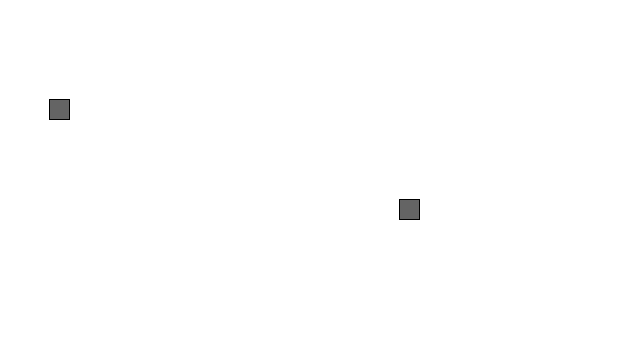
Frame 1 (no input)
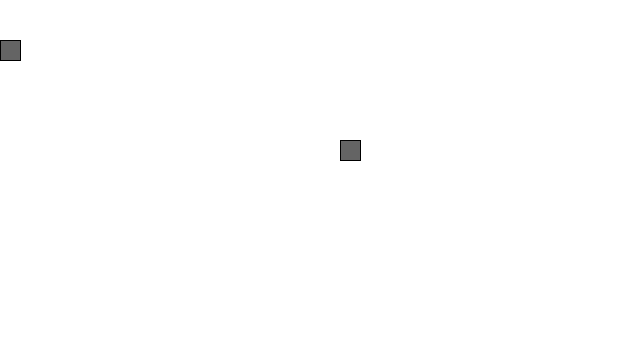
Frame 60 (the mouse pressed at the canvas centre just before this capture)
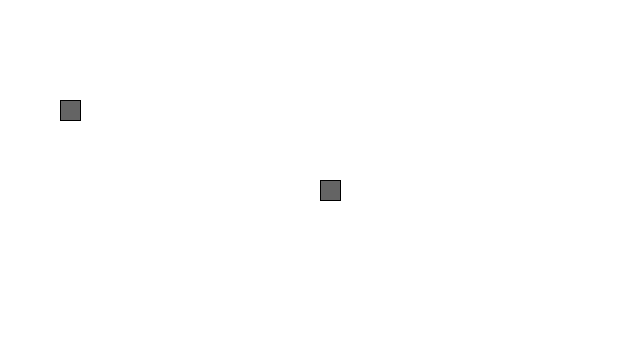
Frame 120 (the mouse held since frame 60 and released just before this capture)

The Processing sketch that drew these frames (run headless with seeded random() and noise(); from frame 60 on, the mouse is pressed at the canvas centre):

// Processing sketch: quiz5_b
// ── quiz5_b.pde
// Nicholas Miller

// TODO: create two objects of the OneClass class
OneClass obj1 = new OneClass(20, 50, 20, 100);
OneClass obj2 = new OneClass(20, 400, 20, 200);

void setup()
{
  size(640, 360);
  fill(100);
 }
 
void draw()
{
  background(255);
  // TODO: display two moving objects 
   
   obj1.move();
   obj1.display();
   obj2.move();
   obj2.display();
}
 
class OneClass 
{
  float w; // rect width
  float xpos; // rect xposition
  float h; // rect height
  float ypos ; // rect yposition
 
  OneClass(float iw, float ixp, float ih, float iyp) {
    w = iw;
    xpos = ixp;
    h = ih;
    ypos = iyp;
   }
 
  void move () {
   // TODO: code for moving toward the mouse location
   if (xpos < mouseX) {
     xpos = xpos + 1;
   }
   else if (xpos > mouseX) {
     xpos = xpos - 1;
   }
   
   if (ypos < mouseY) {
     ypos = ypos + 1;
   }
   else if (ypos > mouseY) {
     ypos = ypos - 1;
   }
  }
 
  void display() {
      rect(xpos, ypos, w, h);
  }
}
